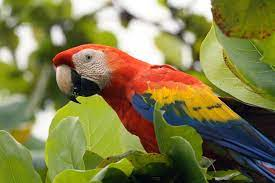
#> input picture Image.jpeg, 275 x 183 px, found by its file name
$ python task1.py
#> lines starting #> are read from the running program, lines starting #| are printed output that depends on the picture
#EG/2019/3664
#Task1
import numpy as np
import matplotlib.pyplot as plt
import matplotlib.image as mpimg


def quantize_image(image, levels):
    # Calculate the factor by which to scale intensity levels
    factor = 256 // levels

    # Quantize the image
    quantized_image = (image // factor) * factor

    return quantized_image


# Load the image
image = mpimg.imread('image.jpeg')
#> image is the input picture: shape (183, 275, 3); mean R, G, B 129.1, 124.6, 72.6

# Display the original image
plt.figure(figsize=(8, 4))
plt.subplot(1, 2, 1)
plt.imshow(image)
plt.title('Original Image')
plt.axis('off')

# Convert the image to grayscale
gray_image = np.dot(image[..., :3], [0.2989, 0.5870, 0.1140])
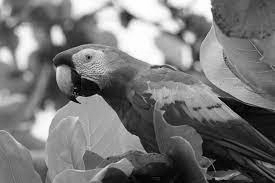
#> gray_image: shape (183, 275) float64; min 0.228, max 255, mean 120

# Perform quantization
num_levels = int(input("Enter the number of intensity levels (power of 2): "))
#> the answer given: 3
quantized_image = quantize_image(gray_image, num_levels)
#> in quantize_image, `quantized_image = (image // factor) * factor`:
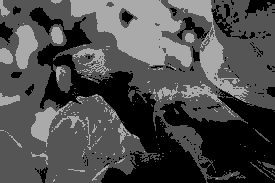
#> quantized_image: shape (183, 275) float64; min 0, max 170, mean 75.6

# Display the quantized image
plt.subplot(1, 2, 2)
plt.imshow(quantized_image, cmap='gray')
plt.title('Quantized Image')
plt.axis('off')

plt.show()
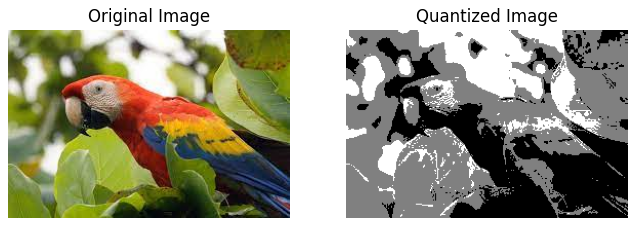
#> figure drawn by matplotlib, 2 panels
